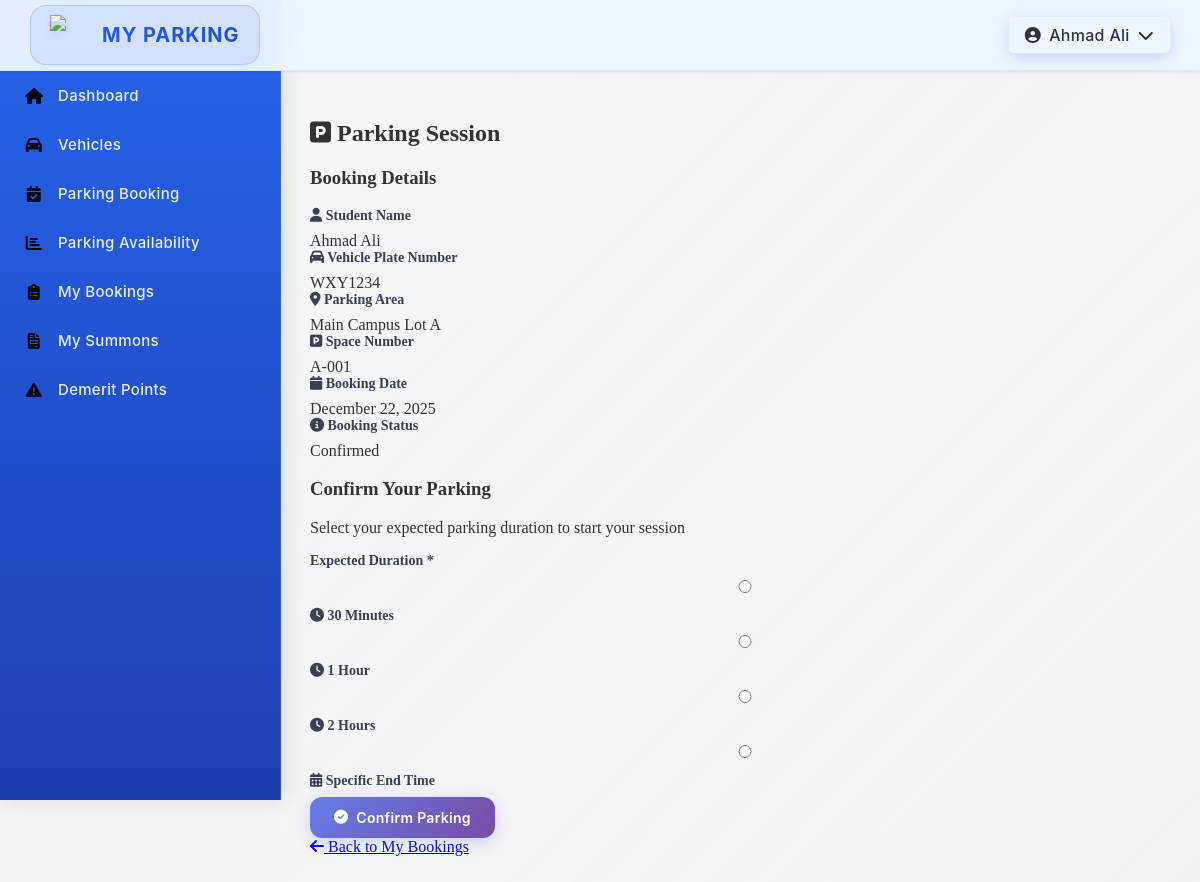
The app's page /module03/parking_session.php?booking_id=1 (signed in) with its own data.
### tables this page shows
CREATE TABLE Booking (
    booking_ID INT PRIMARY KEY AUTO_INCREMENT,
    space_ID INT NOT NULL,
    vehicle_ID INT NOT NULL,
    booking_date DATE NOT NULL,
    start_time TIME NOT NULL,
    end_time TIME NOT NULL,
    actual_start_time DATETIME NULL,
    actual_end_time DATETIME NULL,
    session_started_at DATETIME NULL,
    session_ended_at DATETIME NULL,
    booking_status VARCHAR(20) NOT NULL,
    qr_code_value VARCHAR(50) NOT NULL,
    created_at DATETIME NOT NULL DEFAULT CURRENT_TIMESTAMP,
    FOREIGN KEY (space_ID) REFERENCES ParkingSpace(space_ID) ON DELETE CASCADE ON UPDATE CASCADE,
    FOREIGN KEY (vehicle_ID) REFERENCES Vehicle(vehicle_ID) ON DELETE CASCADE ON UPDATE CASCADE
);

CREATE TABLE User (
    user_ID VARCHAR(10) PRIMARY KEY,
    username VARCHAR(20) NOT NULL,
    email VARCHAR(50) NOT NULL,
    phone_number VARCHAR(20) NULL,
    password VARCHAR(255) NOT NULL,
    user_type VARCHAR(20) NOT NULL,
    reset_token_hash VARCHAR(255) NULL,
    reset_expires_at DATETIME NULL,
    created_at DATETIME NOT NULL DEFAULT CURRENT_TIMESTAMP,
    updated_at DATETIME NOT NULL DEFAULT CURRENT_TIMESTAMP ON UPDATE CURRENT_TIMESTAMP
);

CREATE TABLE Vehicle (
    vehicle_ID INT PRIMARY KEY AUTO_INCREMENT,
    user_ID VARCHAR(10) NOT NULL,
    vehicle_type VARCHAR(30) NOT NULL,
    vehicle_model VARCHAR(50) NULL,
    license_plate VARCHAR(15) NOT NULL,
    grant_document LONGBLOB NULL,
    grant_status VARCHAR(20) NOT NULL,
    rejection_reason TEXT NULL,
    created_at DATETIME NOT NULL DEFAULT CURRENT_TIMESTAMP,
    FOREIGN KEY (user_ID) REFERENCES User(user_ID) ON DELETE CASCADE ON UPDATE CASCADE
);

CREATE TABLE ParkingLot (
    parkingLot_ID INT PRIMARY KEY AUTO_INCREMENT,
    parkingLot_name VARCHAR(50) NOT NULL,
    parkingLot_type VARCHAR(30) NOT NULL,
    is_booking_lot BOOLEAN NOT NULL DEFAULT FALSE,
    capacity INT NOT NULL,
    UNIQUE KEY unique_parking_lot_name (parkingLot_name)
);

CREATE TABLE ParkingSpace (
    space_ID INT PRIMARY KEY AUTO_INCREMENT,
    parkingLot_ID INT NOT NULL,
    space_number VARCHAR(20) NOT NULL,
    qr_code_value VARCHAR(50) NOT NULL,
    created_at DATETIME NOT NULL DEFAULT CURRENT_TIMESTAMP,
    updated_at DATETIME NOT NULL DEFAULT CURRENT_TIMESTAMP ON UPDATE CURRENT_TIMESTAMP,
    FOREIGN KEY (parkingLot_ID) REFERENCES ParkingLot(parkingLot_ID) ON DELETE CASCADE ON UPDATE CASCADE,
    UNIQUE KEY unique_space (parkingLot_ID, space_number)
);

### module01/auth.php (called while the page is built, shortened)
<?php
function appUrl($path) {
    return APP_BASE_PATH . '/module01' . $path;
}
function currentUser() {
    return [
        'user_id' => $_SESSION['user_id'] ?? null,
        'username' => $_SESSION['username'] ?? null,
        'email' => $_SESSION['email'] ?? null,
        'user_type' => $_SESSION['user_type'] ?? null,
    ];
}
?>

### module03/parking_session.php (the view, shortened to what this page needs)
<?php
require_once __DIR__ . '/../database/db_config.php';
$db = getDB();
$bookingId = $_GET['booking_id'] ?? null;
$token = $_GET['token'] ?? null;
if ($token) {
    $stmt = $db->prepare("SELECT booking_ID FROM Booking WHERE booking_ID = ? AND qr_code_value = ?");
    $stmt->execute([$bookingId, $token]);
    $validToken = $stmt->fetch();
    if (!$validToken) {
        die("Invalid or expired QR code. Please scan a valid QR code.");
    }
    $userId = null;
} else {
    require_once __DIR__ . '/../module01/auth.php';
    $userId = $_SESSION['user_id'];
}
$query = "
    SELECT
        b.*,
        ps.space_number,
        pl.parkingLot_name,
        pl.parkingLot_type,
        v.license_plate,
        v.vehicle_model,
        v.user_ID,
        u.username as student_name
    FROM Booking b
    JOIN ParkingSpace ps ON b.space_ID = ps.space_ID
    JOIN ParkingLot pl ON ps.parkingLot_ID = pl.parkingLot_ID
    JOIN Vehicle v ON b.vehicle_ID = v.vehicle_ID
    JOIN User u ON v.user_ID = u.user_ID
    WHERE b.booking_ID = ?
";
if ($userId) {
    $query .= " AND v.user_ID = ?";
    $stmt = $db->prepare($query);
    $stmt->execute([$bookingId, $userId]);
} else {
    $stmt = $db->prepare($query);
    $stmt->execute([$bookingId]);
}
$booking = $stmt->fetch();
if ($token) {
    $basePath = QR_BASE_URL;
    ?>
    <!DOCTYPE html>
    <html lang="en">
    <head>
        <meta charset="UTF-8">
        <meta name="viewport" content="width=device-width, initial-scale=1.0">
        <title>Parking Session - MyParking System</title>
        <link rel="stylesheet" href="https://cdnjs.cloudflare.com/ajax/libs/font-awesome/6.4.0/css/all.min.css">
        <link rel="stylesheet" href="<?php echo $basePath; ?>/module03/parking_session.css?v=<?php echo time(); ?>">
        <style>
            * { box-sizing: border-box; }
            body { background: #f3f4f6; margin: 0; padding: 20px; font-family: 'Segoe UI', Tahoma, Geneva, Verdana, sans-serif; }
        </style>
    </head>
    <body>
    <?php
} else {
    require_once __DIR__ . '/../layout.php';
    renderHeader('Parking Session');
    ?>
    <link rel="stylesheet" href="<?php echo APP_BASE_PATH; ?>/module03/parking_session.css?v=<?php echo time(); ?>">
    <?php
}
?>
<div class="parking-session-container">
    <div class="session-card">
        <h2><i class="fas fa-parking"></i> Parking Session</h2>
        <div class="booking-details-section">
            <h3>Booking Details</h3>
            <div class="detail-grid">
                <div class="detail-item">
                    <label><i class="fas fa-user"></i> Student Name</label>
                    <div class="detail-value"><?php echo htmlspecialchars($booking['student_name']); ?></div>
                </div>
                <div class="detail-item">
                    <label><i class="fas fa-car"></i> Vehicle Plate Number</label>
                    <div class="detail-value"><?php echo htmlspecialchars($booking['license_plate']); ?></div>
                </div>
                <div class="detail-item">
                    <label><i class="fas fa-map-marker-alt"></i> Parking Area</label>
                    <div class="detail-value"><?php echo htmlspecialchars($booking['parkingLot_name']); ?></div>
                </div>
                <div class="detail-item">
                    <label><i class="fas fa-parking"></i> Space Number</label>
                    <div class="detail-value"><?php echo htmlspecialchars($booking['space_number']); ?></div>
                </div>
                <div class="detail-item">
                    <label><i class="fas fa-calendar"></i> Booking Date</label>
                    <div class="detail-value"><?php echo date('F d, Y', strtotime($booking['booking_date'])); ?></div>
                </div>
                <div class="detail-item">
                    <label><i class="fas fa-info-circle"></i> Booking Status</label>
                    <div class="detail-value">
                        <span class="status-badge status-<?php echo strtolower($booking['booking_status']); ?>">
                            <?php echo ucfirst($booking['booking_status']); ?>
                        </span>
                    </div>
                </div>
            </div>
        </div>
        <?php if ($booking['booking_status'] === 'confirmed'): ?>
        <div class="confirmation-section">
            <h3>Confirm Your Parking</h3>
            <p class="section-description">Select your expected parking duration to start your session</p>
            <form method="POST">
                <div class="form-group">
                    <label>Expected Duration <span class="required">*</span></label>
                    <div class="duration-options">
                        <label class="duration-option">
                            <input type="radio" name="duration_type" value="30min" required>
                            <span class="option-content">
                                <i class="fas fa-clock"></i>
                                <strong>30 Minutes</strong>
                            </span>
                        </label>
                        <label class="duration-option">
                            <input type="radio" name="duration_type" value="1hour" required>
                            <span class="option-content">
                                <i class="fas fa-clock"></i>
                                <strong>1 Hour</strong>
                            </span>
                        </label>
                        <label class="duration-option">
                            <input type="radio" name="duration_type" value="2hours" required>
                            <span class="option-content">
                                <i class="fas fa-clock"></i>
                                <strong>2 Hours</strong>
                            </span>
                        </label>
                        <label class="duration-option">
                            <input type="radio" name="duration_type" value="specific" required>
                            <span class="option-content">
                                <i class="fas fa-calendar-alt"></i>
                                <strong>Specific End Time</strong>
                            </span>
                        </label>
                    </div>
                </div>
                <button type="submit" class="btn-confirm">
                    <i class="fas fa-check-circle"></i> Confirm Parking
                </button>
            </form>
        </div>
        <?php endif; ?>
        <div class="action-buttons">
            <?php if ($token): ?>
                <button onclick="window.close()" class="btn-back">
                    <i class="fas fa-times"></i> Close
                </button>
            <?php else: ?>
                <a href="<?php echo APP_BASE_PATH; ?>/module03/student/my_bookings.php" class="btn-back">
                    <i class="fas fa-arrow-left"></i> Back to My Bookings
                </a>
            <?php endif; ?>
        </div>
    </div>
</div>
<?php
if ($token) {
    echo '</body></html>';
} else {
    renderFooter();
}
?>

### layout.php (shortened to what this page needs)
<?php
require_once __DIR__ . '/module01/auth.php';
function renderHeader($title = 'MyParking') {
    $user = currentUser();
    $role = $user['user_type'] ?? '';
    $bodyClass = '';
    if ($role === 'student') {
        $bodyClass = 'user-theme';
    } elseif ($role === 'fk_staff') {
        $bodyClass = 'admin-theme';
    } elseif ($role === 'safety_staff') {
        $bodyClass = 'staff-theme';
    }
    $currentPage = basename($_SERVER['PHP_SELF']);
    $currentPath = $_SERVER['REQUEST_URI'];
    function isActive($pageName, $currentPage, $currentPath = '') {
        return '';
    }
    ?>
    <!DOCTYPE html>
    <html lang="en">
    <head>
        <link rel="stylesheet" href="https://cdnjs.cloudflare.com/ajax/libs/font-awesome/6.4.2/css/all.min.css">
        <link rel="stylesheet" href="<?php echo APP_BASE_PATH . '/fonts/style.css'; ?>">
        <link rel="stylesheet" href="<?php echo APP_BASE_PATH . '/module01/module01.css'; ?>">
    </head>
    <body class="<?php echo htmlspecialchars($bodyClass); ?>">
        <div class="sidebar" id="sidebar">
            <nav class="sidebar-nav">
                <?php if ($role === 'student'): ?>
                    <a href="<?php echo htmlspecialchars(APP_BASE_PATH . '/user.php'); ?>" class="<?php echo isActive('user.php', $currentPage, $currentPath); ?>">
                        <i class="fas fa-home"></i> Dashboard
                    </a>
                    <a href="<?php echo appUrl('/student/vehicles.php'); ?>" class="<?php echo isActive('vehicles.php', $currentPage, $currentPath); ?>">
                        <i class="fas fa-car"></i> Vehicles
                    </a>
                    <a href="<?php echo APP_BASE_PATH . '/module03/student/parking_booking.php'; ?>" class="<?php echo isActive('parking_booking.php', $currentPage, $currentPath); ?>">
                        <i class="fas fa-calendar-check"></i> Parking Booking
                    </a>
                    <a href="<?php echo APP_BASE_PATH . '/module02/student/parkingAvailability.php'; ?>" class="<?php echo isActive('parkingAvailability.php', $currentPage, $currentPath); ?>">
                        <i class="fas fa-chart-bar"></i> Parking Availability
                    </a>
                    <a href="<?php echo APP_BASE_PATH . '/module03/student/my_bookings.php'; ?>" class="<?php echo isActive('my_bookings.php', $currentPage, $currentPath); ?>">
                        <i class="fas fa-clipboard-list"></i> My Bookings
                    </a>
                    <a href="<?php echo APP_BASE_PATH . '/module04/student/my_summons.php'; ?>" class="<?php echo isActive('my_summons.php', $currentPage, $currentPath); ?>">
                        <i class="fas fa-file-invoice"></i> My Summons
                    </a>
                    <a href="<?php echo APP_BASE_PATH . '/module04/student/demerit_points.php'; ?>" class="<?php echo isActive('demerit_points.php', $currentPage, $currentPath); ?>">
                        <i class="fas fa-exclamation-triangle"></i> Demerit Points
                    </a>
                <?php endif; ?>
            </nav>
        </div>
        <div class="top-header">
            <div class="header-left">
                <span class="system-logo">
                    <img src="<?php echo APP_BASE_PATH . '/images/ump.png'; ?>" alt="UMP Logo">
                    MY PARKING
                </span>
            </div>
            <div class="header-right">
                <?php if (!empty($user['username'])): ?>
                    <div class="user-dropdown">
                        <button class="dropdown-toggle" type="button" id="userDropdownBtn">
                            <i class="fas fa-user-circle"></i>
                            <span><?php echo htmlspecialchars($user['username']); ?></span>
                            <i class="fas fa-chevron-down"></i>
                        </button>
                    </div>
                <?php endif; ?>
            </div>
        </div>
        <main class="main-content">
    <?php
}
function renderFooter() {
    ?>
        </main>
    </body>
    </html>
    <?php
}
?>

### records on screen
booking: user.username "Ahmad Ali", vehicle_ID.license_plate "WXY1234", parkinglot.parkingLot_name "Main Campus Lot A", space_ID.space_number "A-001", booking_date "December 22, 2025", booking_status "Confirmed"
